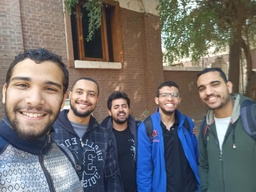
#> input picture minicv/me_and_friends.jpeg, 256 x 192 px, shrunk from 1280 x 960 before the run, found by its file name
$ python testing.py
#> lines starting #> are read from the running program, lines starting #| are printed output that depends on the picture
### minicv/image_io.py
import numpy as np
import matplotlib.pyplot as plt
from typing import Union


"""
MiniCV convention:

image dtype  : float32
pixel range  : [0,1]
grayscale    : shape (H,W)
RGB          : shape (H,W,3)
"""


def read_image(path: str, as_gray: bool = False, normalize: bool = True) -> np.ndarray:
    """
    Read an image from disk into a NumPy array.

    Parameters
    ----------
    path : str
        Path to image file.
    as_gray : bool, optional
        If True, convert image to grayscale.
    normalize : bool, optional
        If True, scale pixel values to range [0,1].

    Returns
    -------
    np.ndarray
        Image array with shape:
            grayscale → (H,W)
            RGB → (H,W,3)

    Raises
    ------
    FileNotFoundError
        If file does not exist.
    ValueError
        If image format unsupported.


    Notes
    -----
    Output follows MiniCV convention:

    dtype  : float32
    range  : [0,1]
    """
#> called with as_gray = False, normalize = True

    try:
        img = plt.imread(path)
#> img is the input picture: shape (192, 256, 3); mean R, G, B 111.9, 108.9, 108.8
    except Exception as e:
        raise FileNotFoundError(f"Unable to read image at {path}") from e

    img = _ensure_float(img)

    if as_gray:
        img = rgb_to_gray(img)

    if normalize:
        img = normalize_image(img, mode="minmax")

    return img


# [75 lines left out: functions save_image, rgb_to_gray, gray_to_rgb, not called in this run]


def normalize_image(image: np.ndarray, mode: str = "minmax") -> np.ndarray:
    """
    Normalize image values.

    Parameters
    ----------
    image : np.ndarray

    mode : str
        'minmax' → scale to [0,1]
        'zscore' → zero mean unit variance
        'uint8' → scale to [0,255]

    Returns
    -------
    np.ndarray
    """
#> called with mode = 'minmax'

    img = image.astype(np.float32)

    if mode == "minmax":

        min_val = np.min(img)
#> min_val = 0
        max_val = np.max(img)
#> max_val = 1
#| shape: (192, 256, 3)
#| dtype: float32
#| min,max: 0.0 1.0

        if max_val - min_val == 0:
            return img

        return (img - min_val) / (max_val - min_val)

    elif mode == "zscore":

        mean = np.mean(img)
        std = np.std(img)

        if std == 0:
            return img - mean

        return (img - mean) / std

    elif mode == "uint8":

        img = normalize_image(img, "minmax")

        return (img * 255).astype(np.uint8)

    else:

        raise ValueError("mode must be minmax, zscore, or uint8")


# [28 lines left out: functions clip_image, _validate_image_array, not called in this run]


def _ensure_float(image: np.ndarray) -> np.ndarray:

    if image.dtype == np.uint8:
        return image.astype(np.float32) / 255

    return image.astype(np.float32)

### minicv/foundation_functions.py
import numpy as np
from numpy.lib.stride_tricks import sliding_window_view


"""
MiniCV convention:

image dtype  : float32
pixel range  : [0,1]
grayscale    : shape (H,W)
RGB          : shape (H,W,3)
"""


# -------------------------------------------------
# NORMALIZATION
# -------------------------------------------------

def normalize_image(image, mode="0to1"):

#> called with mode = '0to1'
    if not isinstance(image, np.ndarray):
        raise TypeError("image must be numpy array")

    if image.size == 0:
        raise ValueError("image cannot be empty")

    img = image.astype(np.float32)

    min_val = np.min(img)
#> min_val = 0
    max_val = np.max(img)
#> max_val = 1
#| 0.0 1.0
#> `img_gray = ( 0.299*img_norm[:,:,0] + 0.587*img_norm[:,:,1] + 0.114*img..`:
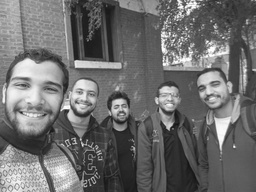
#> img_gray: shape (192, 256) float32; min 0.0679, max 0.999, mean 0.431

    if max_val == min_val:
        return np.zeros_like(img)

    if mode in ["0to1", "minmax"]:

        return (img - min_val) / (max_val - min_val)

    elif mode in ["0to255", "uint8"]:

        normalized = (img - min_val) / (max_val - min_val)

        return normalized * 255

    elif mode == "zscore":

        mean = np.mean(img)
        std = np.std(img)

        if std == 0:
            return img - mean

        return (img - mean) / std

    else:

        raise ValueError(
            "mode must be: 0to1, 0to255, zscore"
        )


# -------------------------------------------------
# CLIPPING
# -------------------------------------------------

# [18 lines left out: function clip_image, not called in this run]


clip_pixels = clip_image


# -------------------------------------------------
# PADDING
# -------------------------------------------------

def pad_image(image, pad_size=1, mode="zero"):

#> called with pad_size = (1, 1), mode = 'zero'
    if isinstance(pad_size, int):

        pad_h = pad_size
        pad_w = pad_size

    else:

        pad_h, pad_w = pad_size


    if image.ndim == 2:

        pad_tuple = (
            (pad_h, pad_h),
            (pad_w, pad_w)
        )

    elif image.ndim == 3:

        pad_tuple = (
            (pad_h, pad_h),
            (pad_w, pad_w),
            (0,0)
        )

    else:

        raise ValueError("image must be 2D or 3D")


    if mode == "zero":

        return np.pad(
            image,
            pad_tuple,
            mode="constant",
            constant_values=0
        )
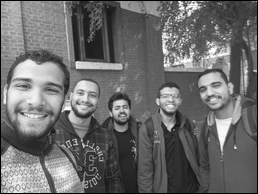
#> returned value: shape (194, 258) float32; min 0, max 0.999, mean 0.423

    elif mode == "reflect":

        return np.pad(image, pad_tuple, mode="reflect")

    elif mode == "edge":

        return np.pad(image, pad_tuple, mode="edge")

    else:

        raise ValueError("mode must be zero, reflect, or edge")


# -------------------------------------------------
# VECTORIZED 2D CONVOLUTION
# -------------------------------------------------

def convolve2d(image, kernel, padding_mode="zero"):

    if image.ndim != 2:
        raise ValueError("input must be grayscale image")

    if kernel.ndim != 2:
        raise ValueError("kernel must be 2D")

    if kernel.shape[0] % 2 == 0 or kernel.shape[1] % 2 == 0:
        raise ValueError("kernel dimensions must be odd")


    image = image.astype(np.float32)
    kernel = kernel.astype(np.float32)

    kH, kW = kernel.shape

    pad_h = kH // 2
    pad_w = kW // 2


    padded = pad_image(
        image,
        (pad_h, pad_w),
        mode=padding_mode
    )


    # true convolution requires kernel flip
    kernel = np.flip(kernel)


    # create all sliding windows at once
    patches = sliding_window_view(
        padded,
        (kH, kW)
    )


    # vectorized multiply + sum
    output = np.einsum(
        'ijkl,kl->ij',
        patches,
        kernel
    )
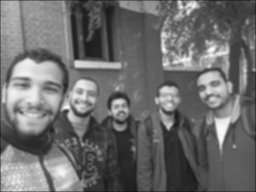
#> output: shape (192, 256) float32; min 0.0756, max 0.988, mean 0.428


    return output.astype(np.float32)


# -------------------------------------------------
# APPLY FILTER
# -------------------------------------------------

def apply_filter(image, kernel, padding_mode="zero"):

    if image.ndim == 2:

        return convolve2d(
            image,
            kernel,
            padding_mode
        )

    elif image.ndim == 3:

        result = np.zeros_like(
            image,
            dtype=np.float32
        )

        for c in range(image.shape[2]):

            result[:,:,c] = convolve2d(
                image[:,:,c],
                kernel,
                padding_mode
            )

        return result

    else:

        raise ValueError(
            "image must be 2D or 3D"
        )


# -------------------------------------------------
# TEST KERNEL
# -------------------------------------------------

mean_kernel = np.array(
[
    [1/9,1/9,1/9],
    [1/9,1/9,1/9],
    [1/9,1/9,1/9]
],
dtype=np.float32
)

### minicv/filters.py
import numpy as np
import foundation_functions as fdf


"""
MiniCV convention:

image dtype  : float32
pixel range  : [0,1]
grayscale    : shape (H,W)
RGB          : shape (H,W,3)
"""


# -----------------------------------
# Mean / Box Filter
# -----------------------------------
def mean_filter(image, kernel_size=3):
    """
    Apply a mean (box) filter to an image.

    Parameters:
        image (numpy.ndarray): Input grayscale or RGB image.
        kernel_size (int): Size of square averaging kernel.

    Returns:
        numpy.ndarray: Smoothed image.

    Raises:
        TypeError: If image is not a NumPy array or kernel_size is not an integer.
        ValueError: If kernel_size is not positive or not odd.
    """

    if not isinstance(image, np.ndarray):
        raise TypeError("Image must be a NumPy array.")

    if not isinstance(kernel_size, int):
        raise TypeError("kernel_size must be an integer.")

    if kernel_size <= 0:
        raise ValueError("kernel_size must be greater than zero.")

    if kernel_size % 2 == 0:
        raise ValueError("kernel_size must be odd.")

    kernel = np.ones((kernel_size, kernel_size)) / (kernel_size * kernel_size)
    return fdf.apply_filter(image, kernel)


def gaussian_kernel(size=3, sigma=1.0):
    """
    Generate a Gaussian kernel.

    Parameters:
        size (int): Kernel size. Should be odd.
        sigma (float): Standard deviation of Gaussian.

    Returns:
        numpy.ndarray: Normalized Gaussian kernel.

    Raises:
        TypeError: If size is not an integer or sigma is not numeric.
        ValueError: If size is invalid or sigma is not positive.
    """

    if not isinstance(size, int):
        raise TypeError("size must be an integer.")

    if not isinstance(sigma, (int, float)):
        raise TypeError("sigma must be numeric.")

    if size <= 0:
        raise ValueError("size must be greater than zero.")

    if size % 2 == 0:
        raise ValueError("size must be odd.")

    if sigma <= 0:
        raise ValueError("sigma must be greater than zero.")

    ax = np.arange(-(size // 2), size // 2 + 1)
    xx, yy = np.meshgrid(ax, ax)

    kernel = np.exp(-(xx**2 + yy**2) / (2 * sigma**2))
    kernel = kernel / np.sum(kernel)

    return kernel


def gaussian_filter(image, kernel_size=3, sigma=1.0):
    """
    Apply Gaussian filtering to an image.

    Parameters:
        image (numpy.ndarray): Input grayscale or RGB image.
        kernel_size (int): Size of Gaussian kernel.
        sigma (float): Standard deviation of Gaussian.

    Returns:
        numpy.ndarray: Smoothed image.

    Raises:
        TypeError: If image is not a NumPy array.
    """

    if not isinstance(image, np.ndarray):
        raise TypeError("Image must be a NumPy array.")

    kernel = gaussian_kernel(kernel_size, sigma)
    return fdf.apply_filter(image, kernel)
#> call 2 of pad_image, with pad_size = (2, 2), mode = 'zero'
#> in pad_image (call 2), `return np.pad( image, pad_tuple, mode="constant", constant_values=0 )`:
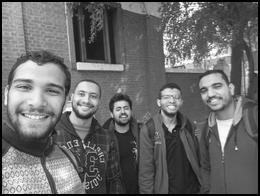
#> returned value: shape (196, 260) float32; min 0, max 0.999, mean 0.415


# -----------------------------------
# Median Filter
# -----------------------------------
def median_filter(image, kernel_size=3):
    """
    Apply a median filter to a grayscale image.

    Parameters:
        image (numpy.ndarray): Input grayscale image.
        kernel_size (int): Size of square neighborhood.

    Returns:
        numpy.ndarray: Filtered image with reduced salt-and-pepper noise.

    Raises:
        TypeError: If image is not a NumPy array or kernel_size is not an integer.
        ValueError: If image is not grayscale or kernel_size is invalid.
    """
#> called with kernel_size = 3

    if not isinstance(image, np.ndarray):
        raise TypeError("Image must be a NumPy array.")

    if image.ndim != 2:
        raise ValueError("median_filter only supports grayscale images.")

    if not isinstance(kernel_size, int):
        raise TypeError("kernel_size must be an integer.")

    if kernel_size <= 0:
        raise ValueError("kernel_size must be greater than zero.")

    if kernel_size % 2 == 0:
        raise ValueError("kernel_size must be odd.")

    pad_size = kernel_size // 2
    padded = np.pad(image, pad_size, mode="edge")
    output = np.zeros_like(image)

    for i in range(image.shape[0]):
        for j in range(image.shape[1]):
            region = padded[i:i + kernel_size, j:j + kernel_size]
            output[i, j] = np.median(region)
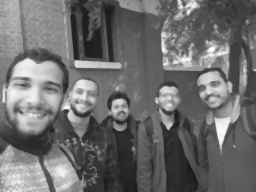
#> output: shape (192, 256) float32; min 0.103, max 0.992, mean 0.429

    return output


# -----------------------------------
# Thresholding
# -----------------------------------
# -----------------------------------
# Thresholding
# -----------------------------------
def global_threshold(image, threshold=0.5):
    """
    Apply global thresholding to an image.

    Works with normalized images [0,1] or intensity images [0,255].

    Mathematical definition:

        g(x,y) = 1  if I(x,y) >= T
                 0  otherwise

    Parameters:
        image (numpy.ndarray): Input grayscale image.
        threshold (int or float):
            Threshold value.
            If image in [0,1] → use threshold in [0,1]
            If image in [0,255] → threshold automatically scaled

    Returns
    -------
    np.ndarray

        binary image
        dtype : float32
        range : {0,1}

    Raises:
        TypeError:
            If image is not numpy array.
        ValueError:
            If image is not grayscale.
    """

    if not isinstance(image, np.ndarray):
        raise TypeError("Image must be a NumPy array.")

    if image.ndim != 2:
        raise ValueError("global_threshold only supports grayscale images.")

    # automatically adapt threshold range
    if image.max() > 1.0:
        threshold = threshold / 255.0

    binary = np.where(image >= threshold, 1.0, 0.0)

    return binary


def otsu_threshold(image):
    """
    Apply Otsu thresholding to automatically determine
    the optimal threshold value.

    Otsu method maximizes between-class variance:

        σ_b² = w1 * w2 * (μ1 - μ2)^2

    where:
        w1,w2 → class probabilities
        μ1,μ2 → class means

    Steps:
        1. convert image to [0,255]
        2. compute histogram
        3. compute between-class variance
        4. select best threshold
        5. apply global threshold

    Parameters:
        image (numpy.ndarray): Input grayscale image.

    Returns:
        numpy.ndarray:
            Binary image

    Raises:
        TypeError:
            If image is not numpy array.
        ValueError:
            If image is not grayscale.
    """

    if not isinstance(image, np.ndarray):
        raise TypeError("Image must be a NumPy array.")

    if image.ndim != 2:
        raise ValueError("otsu_threshold only supports grayscale images.")

    # convert image to 8-bit range
    img = fdf.normalize_image(image, "0to255").astype(np.uint8)

    hist = np.zeros(256)

    for val in img.flatten():
        hist[val] += 1


    total_pixels = img.size

    sum_total = np.sum(
        np.arange(256) * hist
    )

    sum_background = 0
    weight_background = 0

    best_variance = 0
    best_threshold = 0


    for t in range(256):

        weight_background += hist[t]

        if weight_background == 0:
            continue

        weight_foreground = total_pixels - weight_background

        if weight_foreground == 0:
            break

        sum_background += t * hist[t]

        mean_background = sum_background / weight_background

        mean_foreground = (
            sum_total - sum_background
        ) / weight_foreground


        between_class_variance = (
            weight_background *
            weight_foreground *
            (mean_background - mean_foreground)**2
        )


        if between_class_variance > best_variance:

            best_variance = between_class_variance

            best_threshold = t


    return global_threshold(
        image,
        best_threshold / 255.0
    )


def adaptive_threshold(image, block_size=3, c=5):
    """
    Apply adaptive thresholding using local mean values.

    Parameters:
        image (numpy.ndarray): Input grayscale image.
        block_size (int): Size of local neighborhood.
        c (int or float): Constant subtracted from local mean.

    Returns
    -------
    np.ndarray
    binary image
    values : {0,255}

    Raises:
        TypeError: If input types are invalid.
        ValueError: If image is not grayscale or block_size is invalid.
    """

    if not isinstance(image, np.ndarray):
        raise TypeError("Image must be a NumPy array.")

    if image.ndim != 2:
        raise ValueError("adaptive_threshold only supports grayscale images.")

    if not isinstance(block_size, int):
        raise TypeError("block_size must be an integer.")

    if block_size <= 0:
        raise ValueError("block_size must be greater than zero.")

    if block_size % 2 == 0:
        raise ValueError("block_size must be odd.")

    if not isinstance(c, (int, float)):
        raise TypeError("c must be numeric.")

    pad_size = block_size // 2
    padded = np.pad(image, pad_size, mode="reflect")
    output = np.zeros_like(image)

    for i in range(image.shape[0]):
        for j in range(image.shape[1]):
            region = padded[i:i + block_size, j:j + block_size]
            local_mean = np.mean(region)

            if image[i, j] > local_mean - c:
                output[i, j] = 255
            else:
                output[i, j] = 0

    return output


# -----------------------------------
# Sobel Gradients
# -----------------------------------
def sobel_gradients(image):
    """
    Compute Sobel gradients in x and y directions.

    Parameters:
        image (numpy.ndarray): Input grayscale image.

    Returns
    -------
    gx : np.ndarray
     horizontal gradient

    gy : np.ndarray
     vertical gradient

    magnitude : np.ndarray

     sqrt(gx^2 + gy^2)

    dtype : float32

    Raises:
        TypeError: If image is not a NumPy array.
        ValueError: If image is not grayscale.
    """

    if not isinstance(image, np.ndarray):
        raise TypeError("Image must be a NumPy array.")

    if image.ndim != 2:
        raise ValueError("sobel_gradients only supports grayscale images.")

    sobel_x = np.array([
        [-1, 0, 1],
        [-2, 0, 2],
        [-1, 0, 1]
    ])

    sobel_y = np.array([
        [-1, -2, -1],
        [0, 0, 0],
        [1, 2, 1]
    ])

    gx = fdf.convolve2d(image, sobel_x)
    gy = fdf.convolve2d(image, sobel_y)

    magnitude = np.sqrt(gx**2 + gy**2)

    return gx, gy, magnitude


# -----------------------------------
# Bit Plane Slicing
# -----------------------------------
def bit_plane_slice(image, bit):
    """
    Extract a specific bit plane from an image.

    Image is first converted to 8-bit representation.

    Bit-plane slicing decomposes image:

        pixel = b7*2^7 + b6*2^6 + ... + b0*2^0

    each bit plane highlights different image structures.

    MSB (bit 7):
        captures major shapes

    LSB (bit 0):
        captures fine noise details

    Parameters:
        image (numpy.ndarray):
            Input grayscale image

        bit (int):
            bit index 0 → 7

    Returns:
        numpy.ndarray:
            binary image (0 or 1)

    Raises:
        TypeError:
            invalid input types
        ValueError:
            invalid bit index or image shape
    """

    if not isinstance(image, np.ndarray):
        raise TypeError("Image must be a NumPy array.")

    if image.ndim != 2:
        raise ValueError("bit_plane_slice only supports grayscale images.")

    if not isinstance(bit, int):
        raise TypeError("bit must be integer.")

    if bit < 0 or bit > 7:
        raise ValueError("bit must be between 0 and 7.")

    img = fdf.normalize_image(
        image,
        "0to255"
    ).astype(np.uint8)

    plane = ((img >> bit) & 1).astype(np.float32)

    return plane

# -----------------------------------
# Histogram
# -----------------------------------
# -----------------------------------
# Histogram
# -----------------------------------
def histogram(image):
    """
    Compute histogram of grayscale intensities.

    Histogram counts number of pixels per intensity:

        h(r_k) = number of pixels with intensity r_k

    Image automatically converted to [0,255].

    Parameters:
        image (numpy.ndarray):
            grayscale image

    Returns
    -------
    np.ndarray

        contrast enhanced image

        dtype : float32

        range : [0,1]
    """

    if not isinstance(image, np.ndarray):
        raise TypeError("Image must be a NumPy array.")

    if image.ndim != 2:
        raise ValueError("histogram only supports grayscale images.")

    img = fdf.normalize_image(
        image,
        "0to255"
    ).astype(np.uint8)

    hist = np.zeros(256)

    for value in img.flatten():

        hist[value] += 1

    return hist

# -----------------------------------
# Histogram Equalization
# -----------------------------------
def histogram_equalization(image):
    """
    Improve image contrast using histogram equalization.

    Transformation:

        s = (L-1) * CDF(r)

    where:
        CDF = cumulative distribution function

    Steps:
        1. compute histogram
        2. compute cumulative distribution
        3. remap intensities

    Parameters:
        image (numpy.ndarray):
            grayscale image

    Returns:
        numpy.ndarray:
            contrast enhanced image in range [0,1]
    """

    if not isinstance(image, np.ndarray):
        raise TypeError("Image must be a NumPy array.")

    if image.ndim != 2:
        raise ValueError("histogram_equalization only supports grayscale images.")

    img = fdf.normalize_image(
        image,
        "0to255"
    ).astype(np.uint8)

    hist = histogram(img)

    cdf = np.cumsum(hist)

    cdf = cdf / cdf[-1]

    equalized = cdf[img]

    return equalized.astype(np.float32)

# -----------------------------------
# Additional Technique 1: Laplacian
# -----------------------------------
def laplacian_filter(image):
    """
    Apply Laplacian filter for edge detection.

    Parameters:
        image (numpy.ndarray): Input grayscale image.

    Returns:
        numpy.ndarray: Edge-enhanced image.
    """

    if not isinstance(image, np.ndarray):
        raise TypeError("Image must be a NumPy array.")

    if image.ndim != 2:
        raise ValueError("laplacian_filter only supports grayscale images.")

    kernel = np.array([
        [0, 1, 0],
        [1, -4, 1],
        [0, 1, 0]
    ])

    return fdf.convolve2d(image, kernel)
#> call 3 of convolve2d, with kernel = array of shape (3, 3), padding_mode = 'zero'
#> in convolve2d (call 3), `output = np.einsum( 'ijkl,kl->ij', patches, kernel )`:
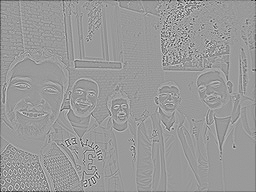
#> output: shape (192, 256) float32; min -1.94, max 1.27, mean -0.00775; drawn with min black and max white


# -----------------------------------
# Additional Technique 2: Sharpening
# -----------------------------------
def sharpening_filter(image):
    """
    Apply sharpening filter to an image.

    Parameters:
        image (numpy.ndarray): Input grayscale image.

    Returns:
        numpy.ndarray: Sharpened image.
    """

    if not isinstance(image, np.ndarray):
        raise TypeError("Image must be a NumPy array.")

    if image.ndim != 2:
        raise ValueError("sharpening_filter only supports grayscale images.")

    kernel = np.array([
        [0, -1, 0],
        [-1, 5, -1],
        [0, -1, 0]
    ])

    return fdf.convolve2d(image, kernel)
#> (the rest of the program and of its run is left out)
